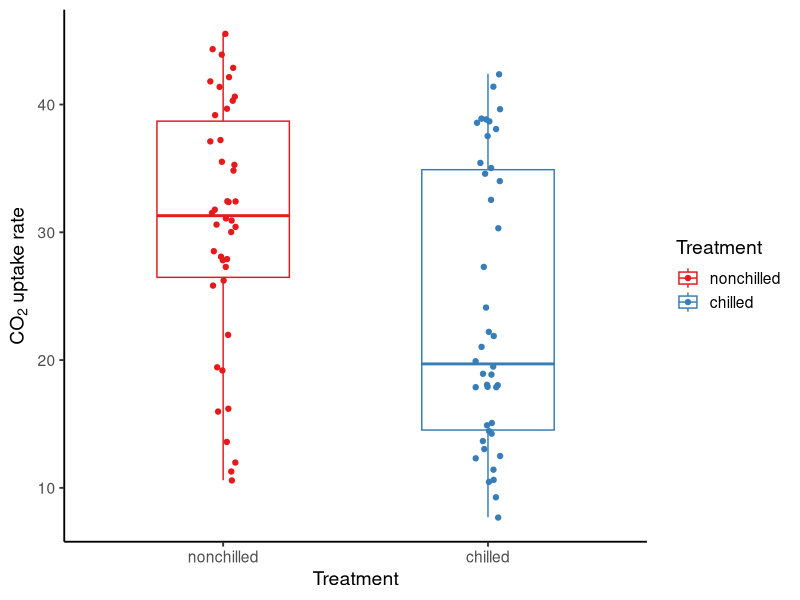
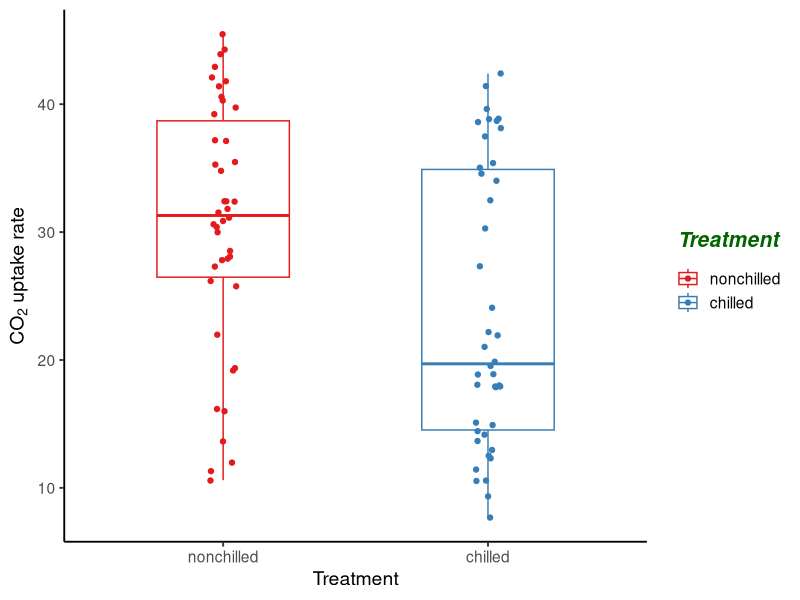
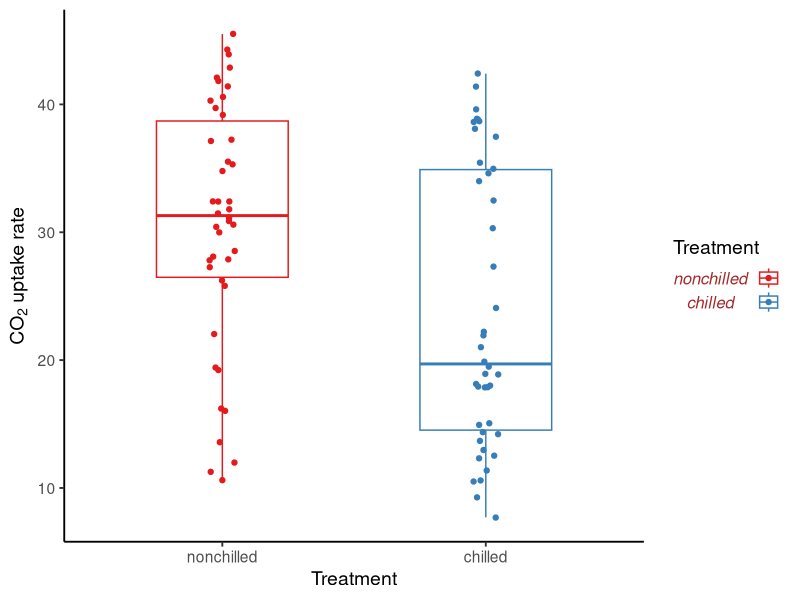
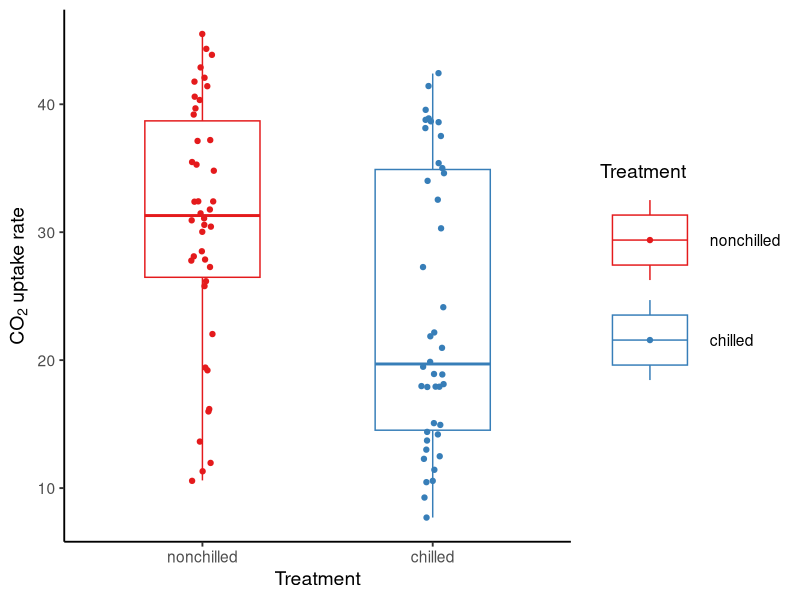
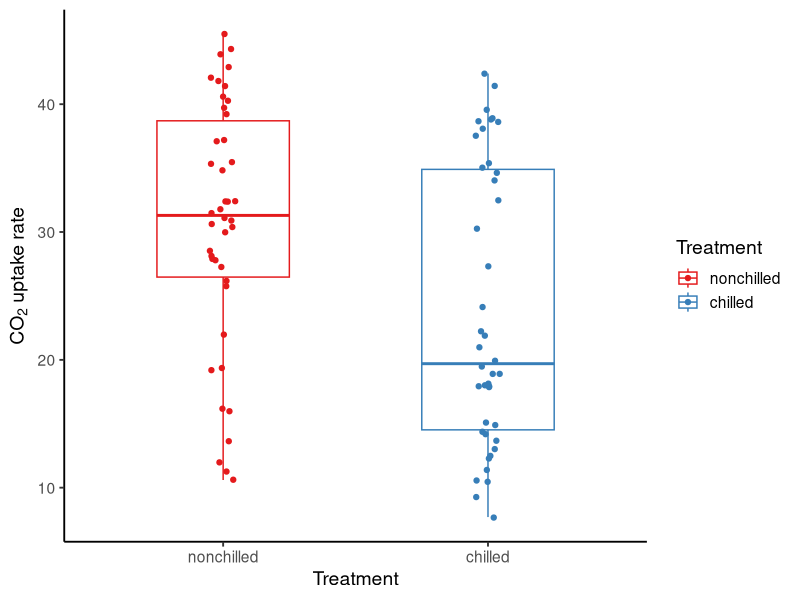
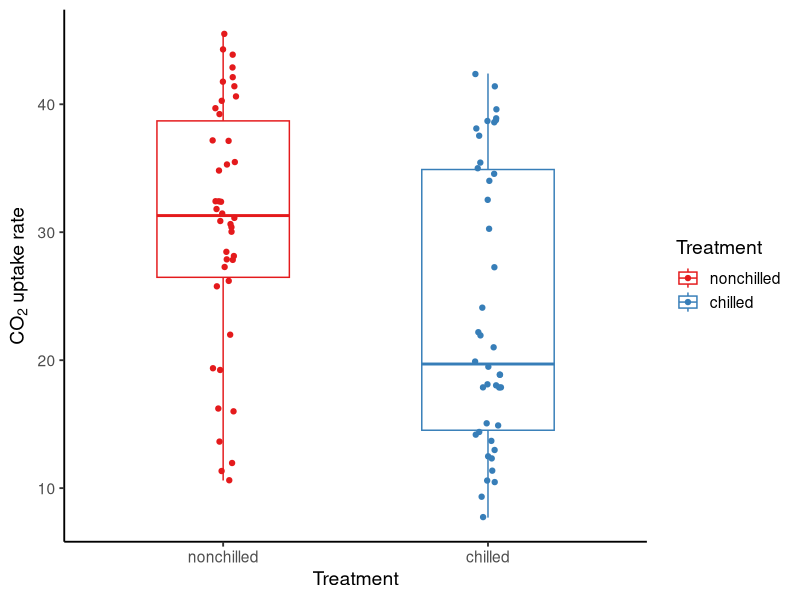
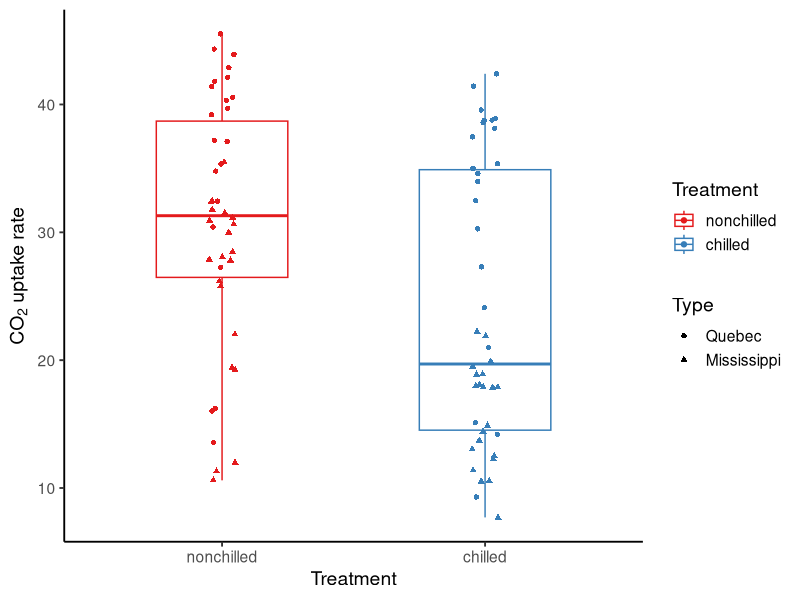

Write the R code that produced these figures, in order.
## ---- chunk 1
knitr::opts_chunk$set(message = F, 
                      error = F, 
                      warning = F)

## ---- chunk 2
library(tidyverse)

### Boxplot of CO2 uptake rates by treatment
P <- ggplot(data = CO2) + 
  geom_boxplot(aes(x = Treatment, y = uptake, color = Treatment), width = 0.5) + 
  geom_point(aes(x = Treatment, y = uptake, color = Treatment), position = position_jitter(width = 0.05)) + 
  labs(x = "Treatment", y = expression(paste(CO[2], " uptake rate"))) + 
  theme_classic(base_size = 14) + 
  scale_color_brewer(palette = "Set1")

P
## ---- chunk 3
P + guides(color = guide_legend(title = "Treatment",
                                title.position = "top",
                                title.theme = element_text(size = 15, color = "darkgreen", face = "bold.italic"),
                                title.hjust = 0.5,
                                title.vjust = 2))
  
## ---- chunk 4
P + guides(color = guide_legend(label = T,
                                label.position = "left",
                                label.theme = element_text(size = 12, color = "brown", face = "italic"),
                                label.hjust = 0.5,
                                label.vjust = 0.5))
  
## ---- chunk 5
P + guides(color = guide_legend(keywidth = unit(1, "inches"),
                                keyheight = unit(1, "inches")))
  
## ---- chunk 6
P + guides(color = guide_legend(direction = , 
                                nrow = ,
                                ncol = ,
                                byrow = ,
                                reverse = ))
  
## ---- chunk 7
P + guides(color = guide_legend(override.aes = ))
  
## ---- chunk 8
### Boxplot of CO2 uptake rates by treatment
P_mult_legend <- ggplot(data = CO2) + 
  geom_boxplot(aes(x = Treatment, y = uptake, color = Treatment), width = 0.5) + 
  geom_point(aes(x = Treatment, y = uptake, color = Treatment, shape = Type), position = position_jitter(width = 0.05)) + 
  labs(x = "Treatment", y = expression(paste(CO[2], " uptake rate"))) + 
  theme_classic(base_size = 14) + 
  scale_color_brewer(palette = "Set1")

P_mult_legend
